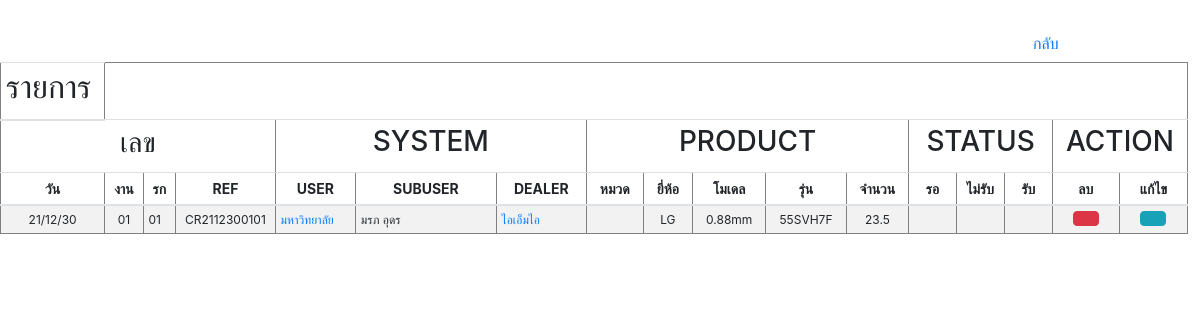
Before: /customer/customer_show.php with the older database file.
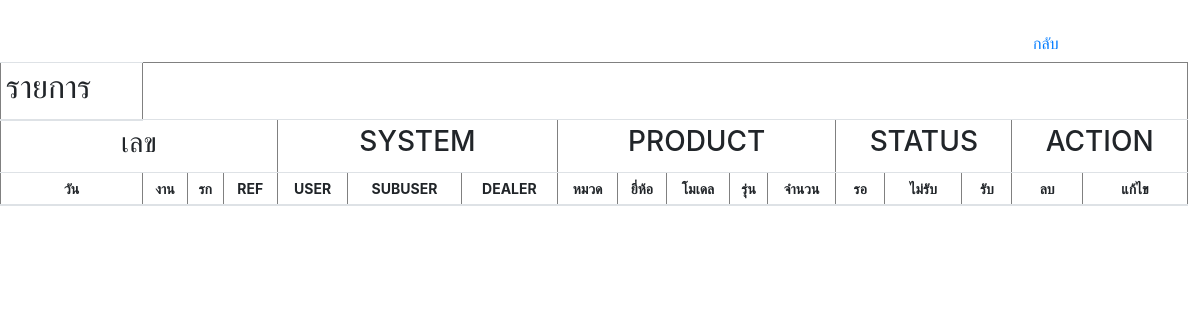
After: the same page with the newer database file.
### tables this page shows
CREATE TABLE `customer` (
  `REF_NO` varchar(255) NOT NULL,
  `CUSTOMER_ID` int(10) NOT NULL,
  `CREATE_DATE` varchar(255) NOT NULL,
  `TIME` varchar(255) NOT NULL,
  `AMOUNT` float NOT NULL,
  `PROJECT` varchar(255) NOT NULL,
  `USER` varchar(255) NOT NULL,
  `UNIT` varchar(255) NOT NULL,
  `DEALER` varchar(255) NOT NULL,
  `CATEGORY` varchar(255) NOT NULL,
  `BRANDNAME` varchar(255) NOT NULL,
  `SERIES` varchar(255) NOT NULL,
  `LOGO` varchar(255) DEFAULT NULL
);

### customer/customer_show.php (the view, shortened to what this page needs)
<?php
$conn=new Databases;
$conn = $conn->__construct();
$query = "SELECT * FROM customer";
$result = mysqli_query($conn, $query);
$idx=00;
?>
<!DOCTYPE html PUBLIC "-//W3C//DTD XHTML 1.0 Transitional//EN" "http://www.w3.org/TR/xhtml1/DTD/xhtml1-transitional.dtd">
<html xmlns="http://www.w3.org/1999/xhtml">
<head>
<link rel="stylesheet" href="https://cdn.jsdelivr.net/npm/bootstrap@4.6.0/dist/css/bootstrap.min.css">
    <link href="https://unpkg.com/gijgo@1.9.13/css/gijgo.min.css" rel="stylesheet" type="text/css" />
</head>
<body>
<br>
<a style="margin-left:85%" class="btn btn-link" href="customer.php">กลับ</a>
<table border='1' style="width:99%;" class="table table-striped table-sm">
  <thead style="font-size:14px;">
   <tr>
        <th><h2>รายการ</h2></th>
    </tr>
    <tr align="center">
        <td colspan="4"><h3>เลข</h3></td>
        <td colspan="3"><h3>SYSTEM</h3></td>
        <td colspan="5"><h3>PRODUCT</h3></td>
        <td colspan="3"><h3>STATUS</h3></td>
        <td colspan="2"><h3>ACTION</h3></td>
    </tr>
    <tr align="center">
        <th>วัน</th>
        <th>งาน</th>
        <th>รก</th>
        <th>REF</th>
        	<th>USER</th>
            <th>SUBUSER</th>
            <th>DEALER</th>
        <th>หมวด</th>
		<th>ยี่ห้อ</th>
        <th>โมเดล</th>
        <th>รุ่น</th>
        <th>จำนวน</th>
      	   <th>รอ</th>
           <th>ไม่รับ</th>
           <th>รับ</th>
     			<th>ลบ</th>
            	<th>แก้ไข</th>
     </tr>
  </thead>
  <tbody style="font-size:12px;">
      <?php
		while($row = mysqli_fetch_array($result))
		{$idx=$idx+1;
			$nrow=explode(" ",$row['LOGO']);
		?>
		<tr id=<?php echo $row["CUSTOMER_ID"];?>>
        <td width="1%" align="center"><nobr><?php echo $row['CREATE_DATE'];?></nobr></td>
    	<td width="1%" align="center"><nobr><?php echo sprintf("%02d",$row['CUSTOMER_ID']); ?></a></nobr></td>
    	<td width="1%" align="left"><nobr><?php echo sprintf("%02d",$row['CUSTOMER_ID']); ?></nobr></td>
    	<td width="1%" align="center"><nobr><?php echo "CR".$row['REF_NO'].sprintf("%02d",$row['CUSTOMER_ID']).sprintf("%02d",$row['CUSTOMER_ID']);?></a></nobr></td>
    	<td width="2%" align="left"><a href="customer_show_user.php?ID=<?=$row['CUSTOMER_ID'];?>"><nobr><?php echo $row['USER']; ?></nobr></a></td>
        <td width="7%" align="left"><nobr><?php echo $row['UNIT']; ?></nobr></td>
        <td width="3%" align="left"><a href="customer_show_dealer.php?ID=<?=$row['CUSTOMER_ID'];?>"><nobr><?php echo $row['DEALER']; ?></nobr></a></td>
        <td width="2%" align="center"><nobr><?php echo $row['CATEGORY']?></td>
        <td width="2%" align="center"><nobr><?php echo $row['BRANDNAME']?></td>
        <td width="2%" align="center"><nobr><?php echo $nrow[0]?></td>
        <td width="2%" align="center"><nobr><?php echo $nrow[1]?></td>
        <td width="2%" align="center"><nobr><?php echo $row['AMOUNT']?></td>
        <td width="1%" style="cursor: pointer;" id="U2D"></td>
        <td width="1%" style="cursor: pointer;" id="D2W"></td>
        <td width="1%" style="cursor: pointer;" id="W2S"></td>
        <td width="1%" align="center"><button class="btn btn-danger dels" id="dels" name="dels" onclick="dels(<?php echo $row["CUSTOMER_ID"];?>)" ></button></td>
        <td width="1%" align="center" ><button class="btn btn-info edits" id="edits" name="edits" data-toggle="modal" data-target="#myModal-2" onclick="edits(<?php echo $row["CUSTOMER_ID"];?>)" ></button></td>
		</tr>
        <?php
		}
?>
   </tbody>
</table>
</body>
</body>
</html>

### customer/customer_show.php (style rules this page uses)
.dels { height: 15px; width:15px; }
.edits { height: 15px; width:15px; }

Changed rows visible on the page:
removed customer: CREATE_DATE "21/12/30", CUSTOMER_ID "01", REF_NO "211230", USER "มหาวิทยาลัย", UNIT "มรภ อุดร", DEALER "ไอเอ็มไอ", BRANDNAME "LG", LOGO "0.88mm", LOGO "55SVH7F", AMOUNT "23.5"
